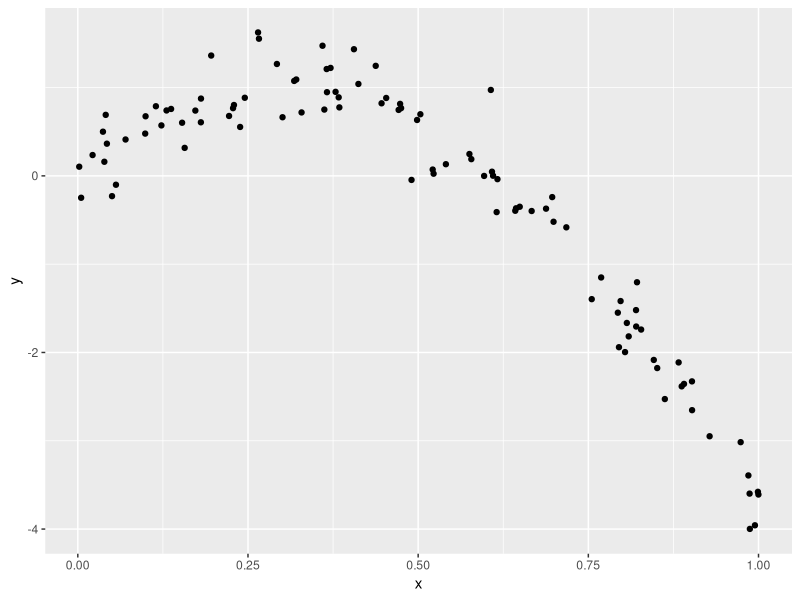
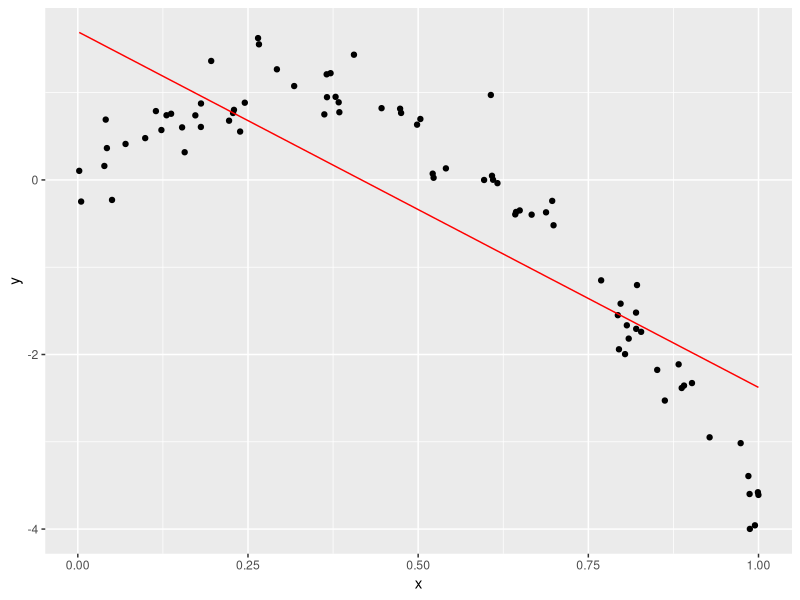
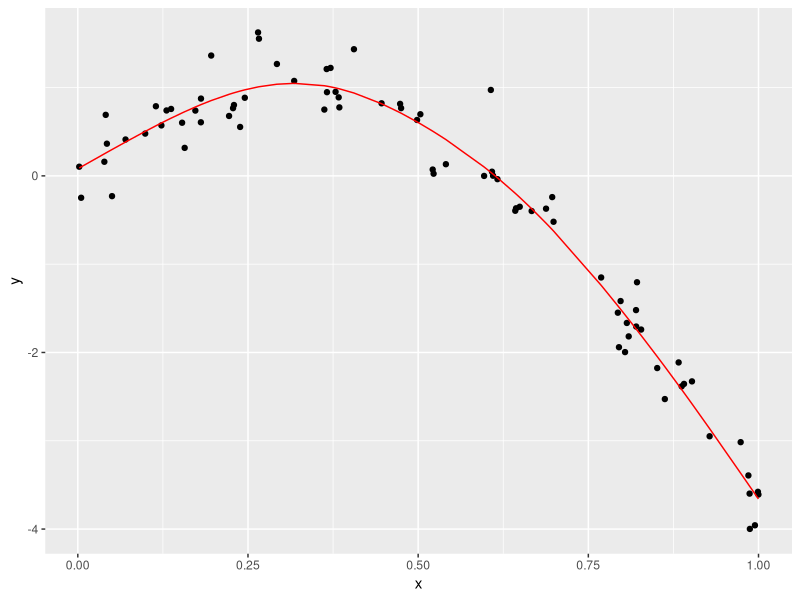
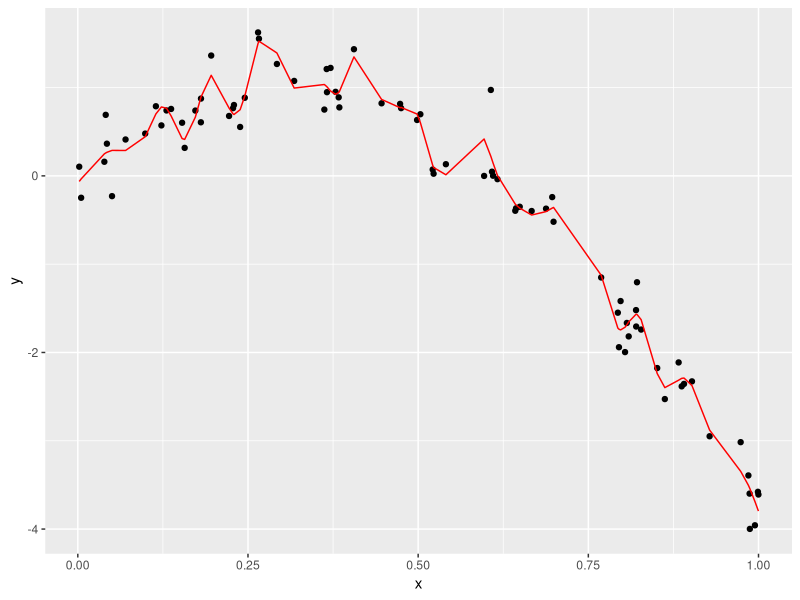
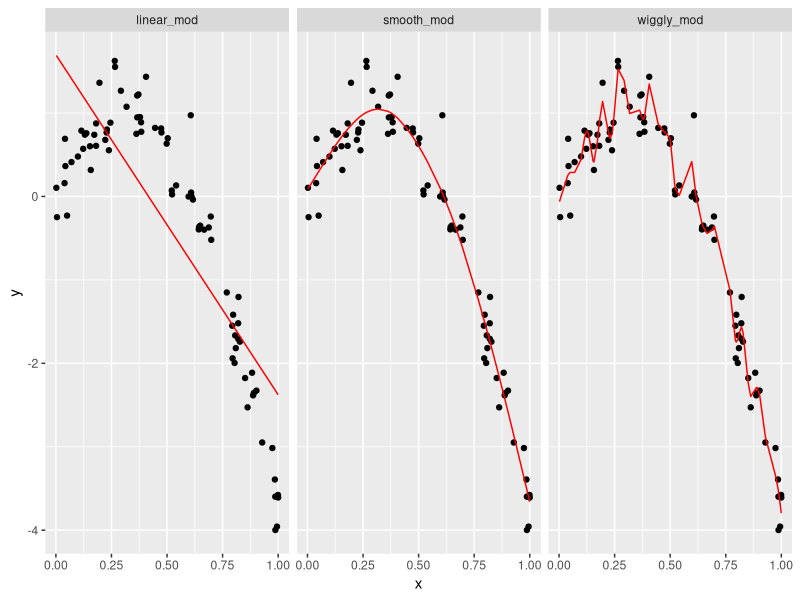

These charts were generated, in order, by the following R code:
## ---- chunk 1
library(tidyverse)
library(modelr)
library(mgcv)
## ---- chunk 2
nonlin_df = 
  tibble(
    id = 1:100,
    x = runif(100, 0, 1),
    y = 1 - 10 * (x - .3) ^ 2 + rnorm(100, 0, .3)
  )
## ---- chunk 3
nonlin_df %>%
  ggplot(aes(x = x, y = y)) +
  geom_point()
## ---- chunk 4
# Generate training and testing data set
set.seed(1)
train_df = sample_n(nonlin_df, size = 80) %>% 
  arrange("id")

test_df = anti_join(nonlin_df, train_df, by = "id")
## ---- chunk 5
linear_mod = lm(y ~ x, data = train_df)
smooth_mod = gam(y ~ s(x), data = train_df)
wiggly_mod = gam(y ~ s(x, k = 30), sp = 10e-6, data = train_df) 
## ---- chunk 6
train_df %>%
  add_predictions(linear_mod) %>%
  ggplot(aes(x = x, y = y)) +
  geom_point() + 
  geom_line(aes(y = pred), color = "red")
## ---- chunk 7
train_df %>%
  add_predictions(smooth_mod) %>%
  ggplot(aes(x = x, y = y)) +
  geom_point() + 
  geom_line(aes(y = pred), color = "red")
## ---- chunk 8
train_df %>%
  add_predictions(wiggly_mod) %>%
  ggplot(aes(x = x, y = y)) +
  geom_point() + 
  geom_line(aes(y = pred), color = "red")
## ---- chunk 9
train_df %>%
  gather_predictions(linear_mod, smooth_mod, wiggly_mod) %>%
  ggplot(aes(x = x, y = y)) +
  geom_point() + 
  geom_line(aes(y = pred), color = "red") + 
  facet_grid(. ~ model)
## ---- chunk 10
# missing patterns 
rmse(linear_mod, test_df)
# best choice - best predictions 
rmse(smooth_mod, test_df)
# chasing things that are noise and not real things 
rmse(wiggly_mod, test_df)
